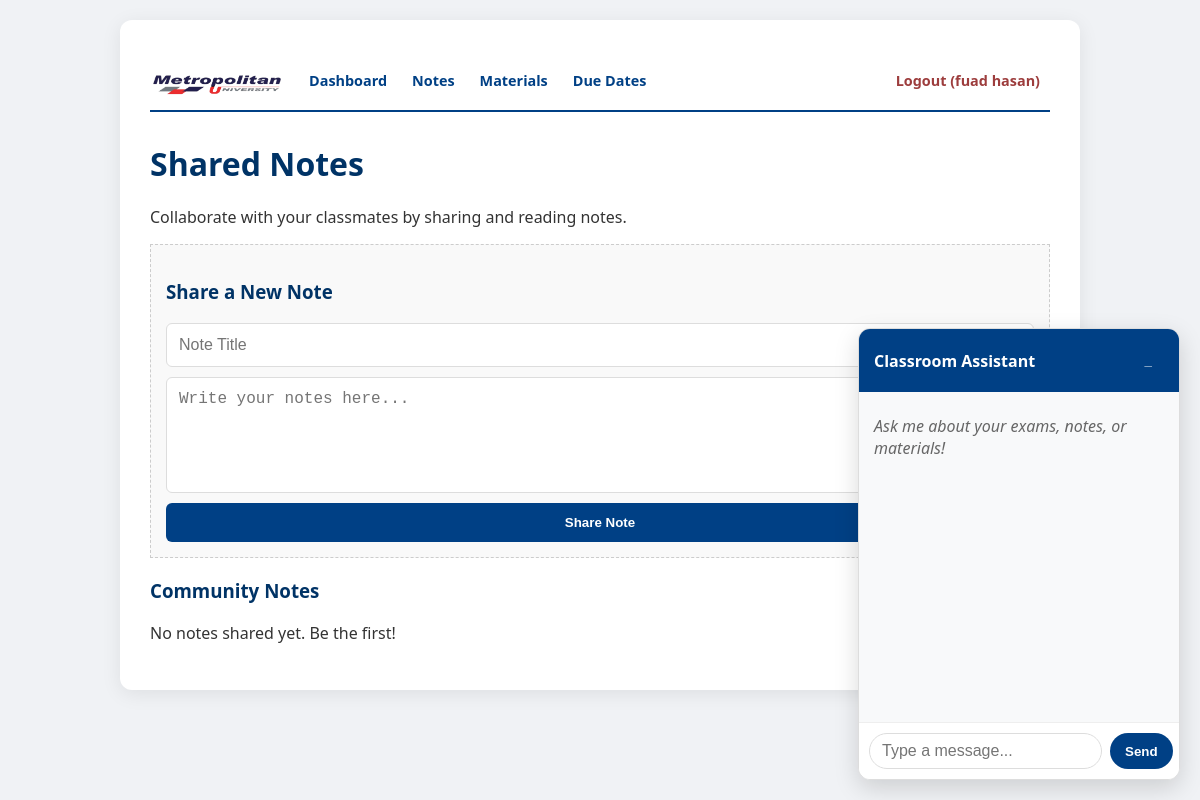
/notes.php (signed in), run on an earlier commit of the app's database.
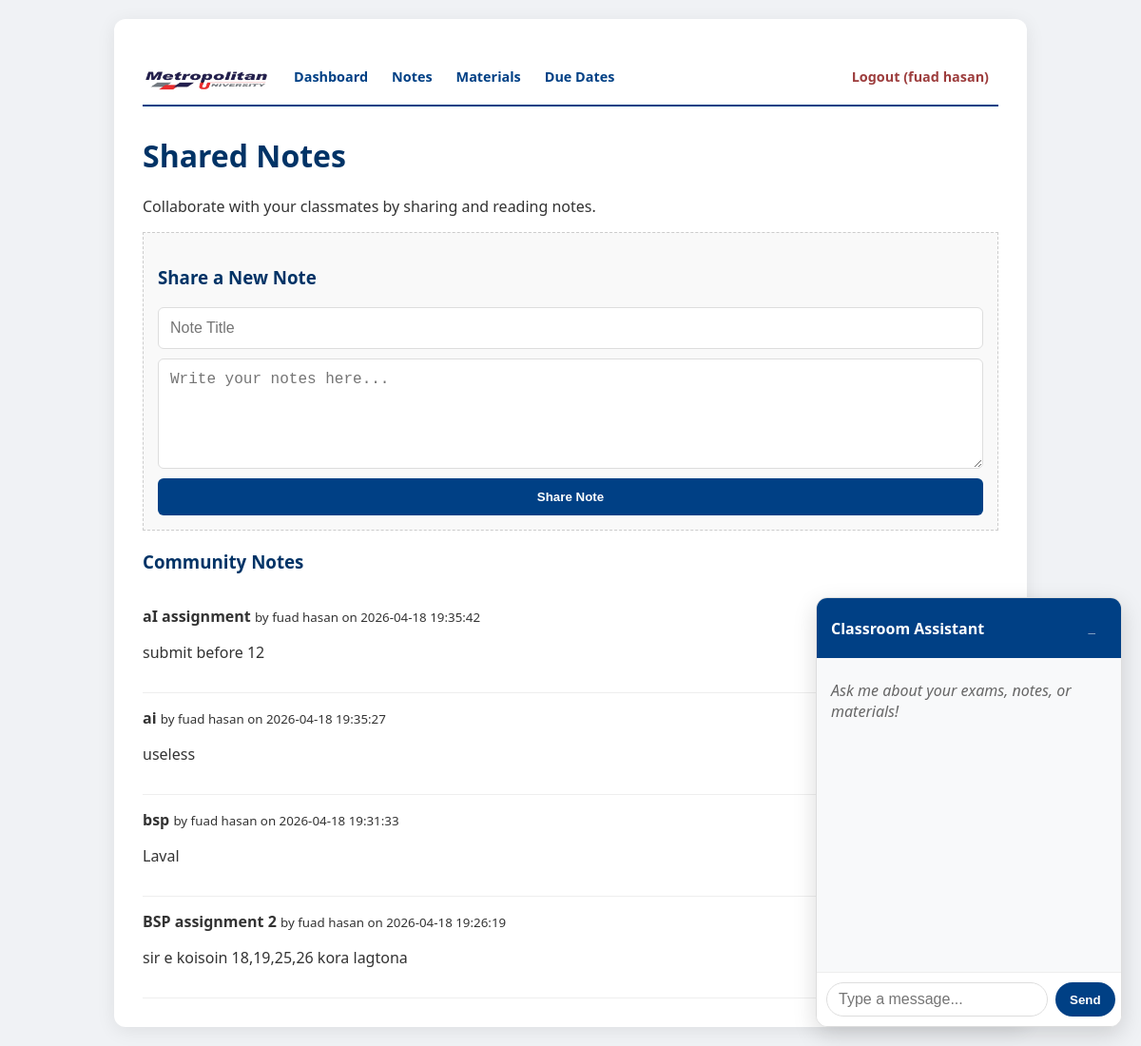
And on a later commit of the database.
### tables this page shows
CREATE TABLE notes (
    id INTEGER PRIMARY KEY AUTOINCREMENT,
    user_id INTEGER,
    title TEXT NOT NULL,
    content TEXT NOT NULL,
    created_at DATETIME DEFAULT CURRENT_TIMESTAMP,
    FOREIGN KEY(user_id) REFERENCES users(id)
);

CREATE TABLE users (
    id INTEGER PRIMARY KEY AUTOINCREMENT,
    email TEXT UNIQUE NOT NULL,
    password TEXT NOT NULL,
    name TEXT NOT NULL
);

### notes.php (the view, shortened to what this page needs)
<?php
require_once 'includes/db.php';
$notes = $db->query("SELECT notes.*, users.name as author FROM notes JOIN users ON notes.user_id = users.id ORDER BY created_at DESC")->fetchAll();
?>
<?php include 'includes/header.php'; ?>
<h1>Shared Notes</h1>
<p>Collaborate with your classmates by sharing and reading notes.</p>
<div style="background: #f9f9f9; padding: 15px; border: 1px dashed #ccc; margin-bottom: 20px;">
    <h3>Share a New Note</h3>
    <form method="POST">
        <input type="text" name="title" placeholder="Note Title" required>
        <textarea name="content" placeholder="Write your notes here..." rows="5" required></textarea>
        <button type="submit">Share Note</button>
    </form>
</div>
<h3>Community Notes</h3>
<?php if (empty($notes)): ?>
    <p>No notes shared yet. Be the first!</p>
<?php else: ?>
    <?php foreach ($notes as $note): ?>
        <div class="item">
            <strong><?php echo htmlspecialchars($note['title']); ?></strong>
            <small>by <?php echo htmlspecialchars($note['author']); ?> on <?php echo $note['created_at']; ?></small>
            <p><?php echo nl2br(htmlspecialchars($note['content'])); ?></p>
        </div>
    <?php endforeach; ?>
<?php endif; ?>
<?php include 'includes/footer.php'; ?>

What changed in the data, as far as the page shows it:
added notes: title "aI assignment", user.name "fuad hasan", created_at "2026-04-18 19:35:42", content "submit before 12"
added notes: title "ai", user.name "fuad hasan", created_at "2026-04-18 19:35:27", content "useless"
added notes: title "bsp", user.name "fuad hasan", created_at "2026-04-18 19:31:33", content "Laval"
added notes: title "BSP assignment 2", user.name "fuad hasan", created_at "2026-04-18 19:26:19", content "sir e koisoin 18,19,25,26 kora lagtona"
Also different on the page:
text no longer shown: "No notes shared yet. Be the first!"
